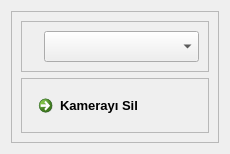
                       <widget class="QWidget" name="page_cs_rc">
                        <property name="geometry">
                         <rect>
                          <x>0</x>
                          <y>0</y>
                          <width>205</width>
                          <height>142</height>
                         </rect>
                        </property>
                        <attribute name="icon">
                         <iconset resource="icons_qrc.qrc">
                          <normaloff>:/white/icons/white-icons/trash-2.svg</normaloff>:/white/icons/white-icons/trash-2.svg</iconset>
                        </attribute>
                        <attribute name="label">
                         <string>Kamera Sil</string>
                        </attribute>
                        <layout class="QHBoxLayout" name="horizontalLayout_24">
                         <item>
                          <widget class="QFrame" name="frame_cs_rc">
                           <property name="frameShape">
                            <enum>QFrame::StyledPanel</enum>
                           </property>
                           <property name="frameShadow">
                            <enum>QFrame::Raised</enum>
                           </property>
                           <layout class="QVBoxLayout" name="verticalLayout_6">
                            <item alignment="Qt::AlignTop">
                             <widget class="QFrame" name="frame_rc_cc">
                              <property name="sizePolicy">
                               <sizepolicy hsizetype="Preferred" vsizetype="Preferred">
                                <horstretch>0</horstretch>
                                <verstretch>0</verstretch>
                               </sizepolicy>
                              </property>
                              <property name="frameShape">
                               <enum>QFrame::StyledPanel</enum>
                              </property>
                              <property name="frameShadow">
                               <enum>QFrame::Raised</enum>
                              </property>
                              <layout class="QHBoxLayout" name="horizontalLayout_28">
                               <item alignment="Qt::AlignLeft|Qt::AlignVCenter">
                                <widget class="QLabel" name="label_rc_cc_i">
                                 <property name="text">
                                  <string/>
                                 </property>
                                 <property name="pixmap">
                                  <pixmap resource="icons_qrc.qrc">:/white/icons/white-icons/camera.svg</pixmap>
                                 </property>
                                 <property name="scaledContents">
                                  <bool>true</bool>
                                 </property>
                                </widget>
                               </item>
                               <item>
                                <widget class="QComboBox" name="comboBox_ap_cf_2">
                                 <property name="sizePolicy">
                                  <sizepolicy hsizetype="Expanding" vsizetype="Fixed">
                                   <horstretch>0</horstretch>
                                   <verstretch>0</verstretch>
                                  </sizepolicy>
                                 </property>
                                 <property name="font">
                                  <font>
                                   <family>Century Gothic</family>
                                   <pointsize>12</pointsize>
                                  </font>
                                 </property>
                                </widget>
                               </item>
                              </layout>
                             </widget>
                            </item>
                            <item>
                             <widget class="QFrame" name="frame_rc_b">
                              <property name="sizePolicy">
                               <sizepolicy hsizetype="Preferred" vsizetype="Expanding">
                                <horstretch>0</horstretch>
                                <verstretch>0</verstretch>
                               </sizepolicy>
                              </property>
                              <property name="frameShape">
                               <enum>QFrame::StyledPanel</enum>
                              </property>
                              <property name="frameShadow">
                               <enum>QFrame::Raised</enum>
                              </property>
                              <layout class="QHBoxLayout" name="horizontalLayout_29">
                               <item alignment="Qt::AlignTop">
                                <widget class="QCommandLinkButton" name="commandLinkButton_rc">
                                 <property name="font">
                                  <font>
                                   <family>Segoe UI</family>
                                   <pointsize>10</pointsize>
                                  </font>
                                 </property>
                                 <property name="text">
                                  <string>Kamerayı Sil</string>
                                 </property>
                                 <property name="icon">
                                  <iconset resource="icons_qrc.qrc">
                                   <normaloff>:/white/icons/white-icons/trash.svg</normaloff>:/white/icons/white-icons/trash.svg</iconset>
                                 </property>
                                 <property name="iconSize">
                                  <size>
                                   <width>25</width>
                                   <height>25</height>
                                  </size>
                                 </property>
                                </widget>
                               </item>
                              </layout>
                             </widget>
                            </item>
                           </layout>
                          </widget>
                         </item>
                        </layout>
                       </widget>
